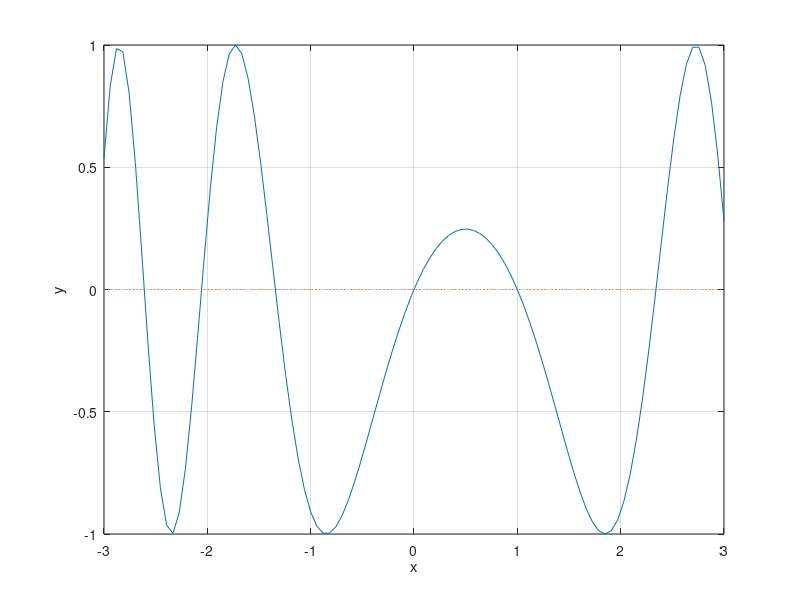

Recreate this plot in MATLAB. (Note: this script raises an error after producing the figure.)
clc, close all
clear

%
a = -3;
b = 3;
m = 100;

x = linspace(a,b,m);
f = @(x)sin(x.*(1-x));

plot(x,f(x),x,0*x,':');
xlabel('x'); ylabel('y');
grid on;
z = ginput(1);
[zr,fr] = fzero(f,z(1));
disp(zr);
hold on;
plot(zr,fr,'r*',z(1),z(2),'g*');
hold off;